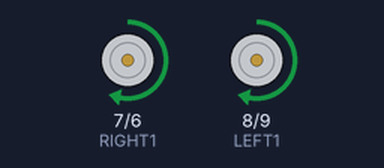
The sketch below on a simulated Arduino Uno, built with avr-gcc and run on an emulated ATmega328P. Shown: motor-driver pin pairs drawn as motors (green arrow = first pin HIGH = forward, orange = second pin HIGH = backward, longer = more drive, scaled by the enable pin).

Above: at 1.0 s.
At 3.0 s:
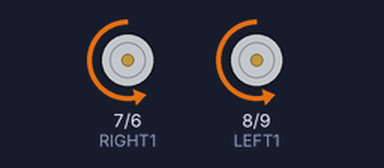
At 4.5 s:
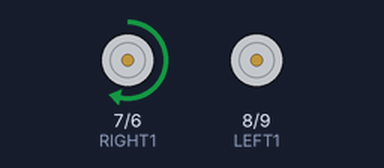
At 7.0 s:
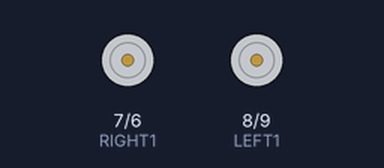
Timing chart, 0 to 10.4 s (numbered marks = the images above):
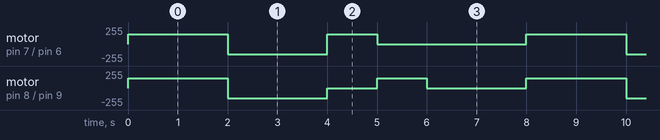

Measured:
- by itself, motor on pin 7 (RIGHT1) / pin 6 (RIGHT2): repeats every 8.0 s: backward 150/255 2.0 s, forward 150/255 1.0 s, stopped 3.0 s, forward 150/255 2.0 s
- by itself, motor on pin 8 (LEFT1) / pin 9 (LEFT2): repeats every 8.0 s: backward 150/255 2.0 s, stopped 1.0 s, forward 150/255 1.0 s, stopped 2.0 s, forward 150/255 2.0 s

The sketch:

l298n_test.ino
```cpp
/*
 * L298N 自走車測試 — GreenKeeper 階段 1
 *
 * 接線（對應 docs/car-assembly.md）：
 *   左輪：L298N IN1/IN2/ENA = D8 / D9 / D10
 *   右輪：L298N IN3/IN4/ENB = D7 / D6 / D5
 *   ⚠️ L298N 的 ENA/ENB 跳線帽要先拔掉
 *   電源：電池紅→+12V、黑→GND、DC 頭→Uno DC 座（自動共地）
 *   馬達：左→OUT1/2、右→OUT3/4
 *
 * 上傳：開發板選「Arduino Uno」，USB 連線即可（上傳不需電池）。
 *       馬達要「電池開電」才會轉；USB 電流推不動。
 * 測試前：把車架空（輪子離地），免得衝下桌。
 *
 * 第一次測建議：先只測直走。把 loop() 內 demoCycle() 註解掉，
 *   改成只呼叫 forward();，確認兩輪都往前、方向正確，再用完整循環。
 *   某輪轉反 → 關電，把那顆馬達兩條線對調。
 */

#define LEFT1 8
#define LEFT2 9
#define LEFT_PWM 10   // ENA
#define RIGHT1 7
#define RIGHT2 6
#define RIGHT_PWM 5   // ENB

// 左右輪速度 0~255。便宜 TT 馬達兩側轉速常有差，
// 若車偏一邊：把「比較快」那側的數字調小一點，直到走直。
int LEFT_SPEED = 150;
int RIGHT_SPEED = 150;

void setup() {
  int pins[] = {LEFT1, LEFT2, LEFT_PWM, RIGHT1, RIGHT2, RIGHT_PWM};
  for (int p : pins) pinMode(p, OUTPUT);
}

void forward() {
  digitalWrite(LEFT1, HIGH);  digitalWrite(LEFT2, LOW);
  digitalWrite(RIGHT1, HIGH); digitalWrite(RIGHT2, LOW);
  analogWrite(LEFT_PWM, LEFT_SPEED); analogWrite(RIGHT_PWM, RIGHT_SPEED);
}

void backward() {
  digitalWrite(LEFT1, LOW);  digitalWrite(LEFT2, HIGH);
  digitalWrite(RIGHT1, LOW); digitalWrite(RIGHT2, HIGH);
  analogWrite(LEFT_PWM, LEFT_SPEED); analogWrite(RIGHT_PWM, RIGHT_SPEED);
}

void turnLeft() {   // 左輪停、右輪轉
  digitalWrite(RIGHT1, HIGH); digitalWrite(RIGHT2, LOW);
  analogWrite(LEFT_PWM, 0); analogWrite(RIGHT_PWM, RIGHT_SPEED);
}

void turnRight() {  // 右輪停、左輪轉
  digitalWrite(LEFT1, HIGH); digitalWrite(LEFT2, LOW);
  analogWrite(LEFT_PWM, LEFT_SPEED); analogWrite(RIGHT_PWM, 0);
}

void stopMotor() {
  analogWrite(LEFT_PWM, 0); analogWrite(RIGHT_PWM, 0);
}

void demoCycle() {
  forward();   delay(2000);
  backward();  delay(2000);
  turnLeft();  delay(1000);
  turnRight(); delay(1000);
  stopMotor(); delay(2000);
}

void loop() {
  demoCycle();
  // 第一次測直走時改用：forward();
}
```
